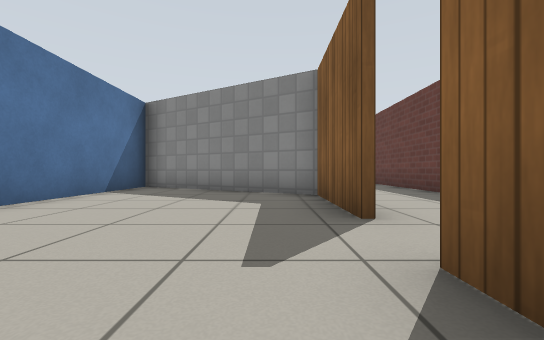
View 1 (above)

18 first-person views from a walk through a robot-simulator world made for Gazebo. The camera is 0.5 m above the floor, looks level and sees 90° across. The floor is counted in squares, 1 m on a side. Each view is taken from the middle of a square. On the plan, view 1 faces up. The plan holds only what a view shows up to about 9 squares ahead; the rest is blank. Gazebo's built-in surfaces are drawn with simple patterns.

View 2
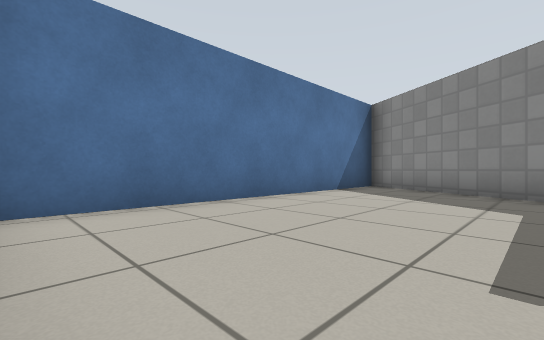

View 3
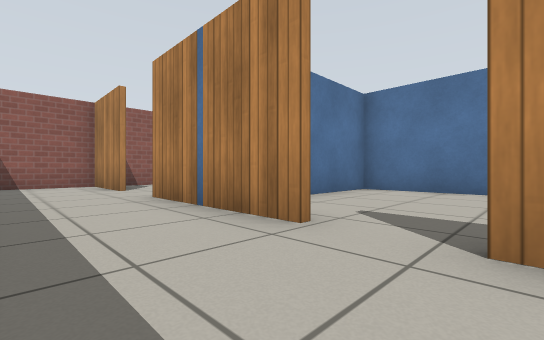

View 4
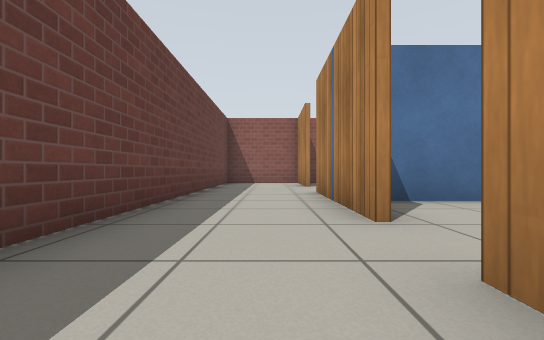

View 5
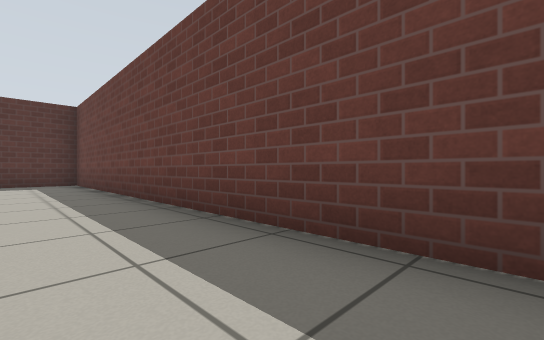

View 6
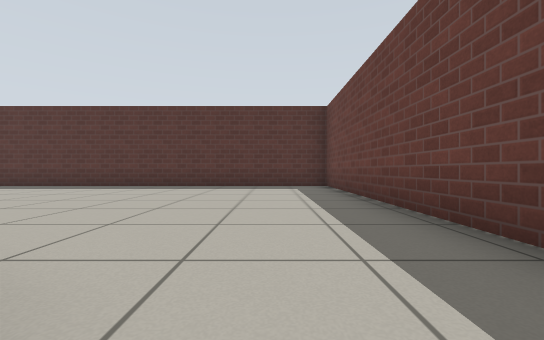

View 7
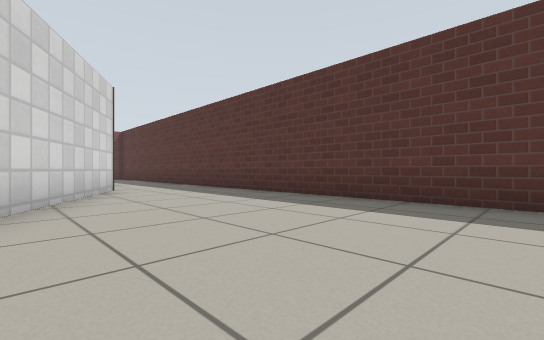

View 8
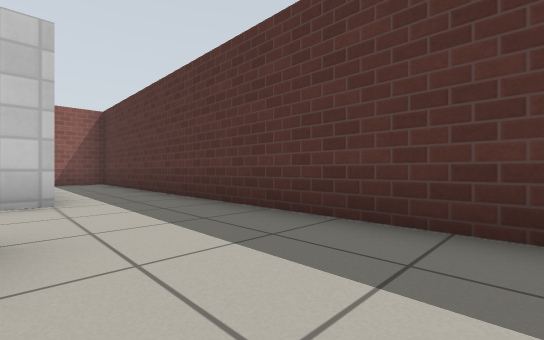

View 9
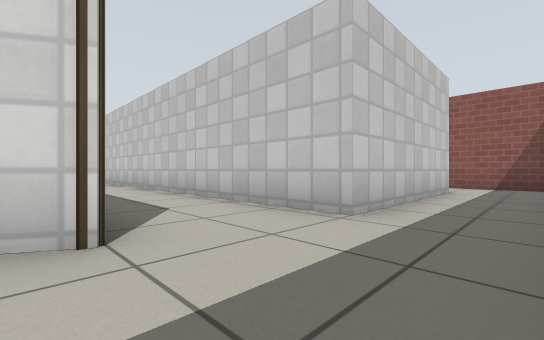

View 10
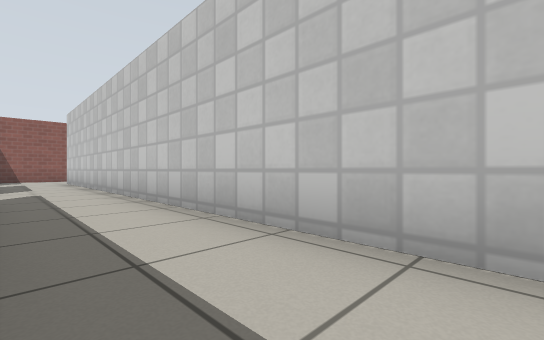

View 11
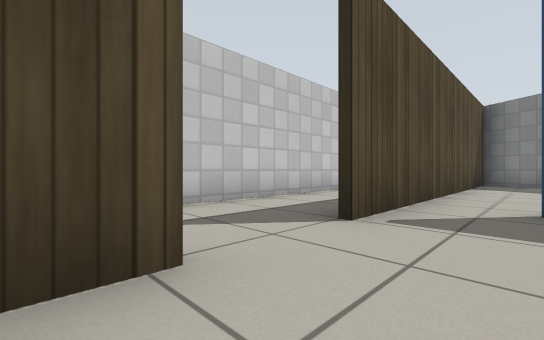

View 12
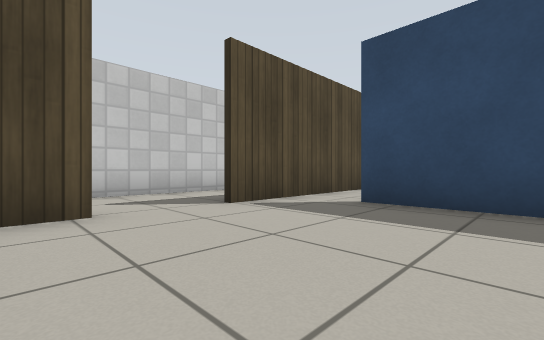

View 13
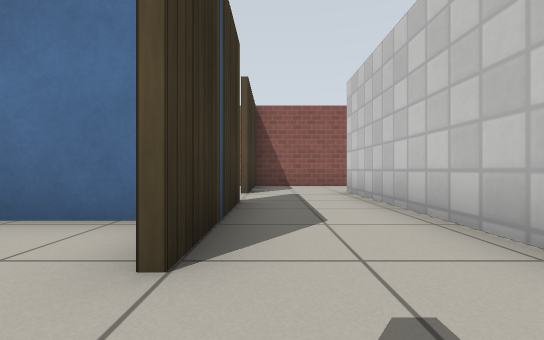

View 14
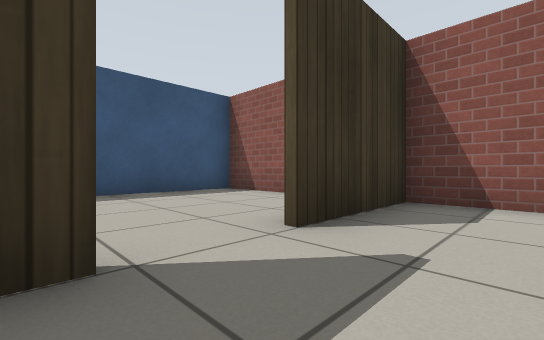

View 15
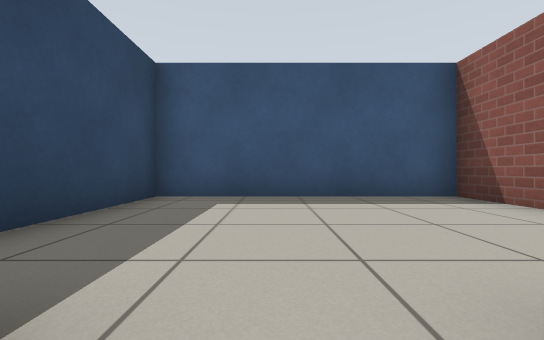

View 16
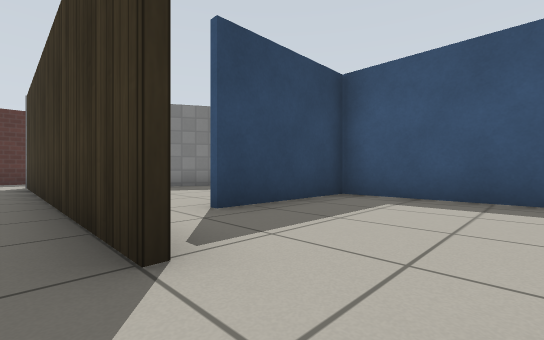

View 17
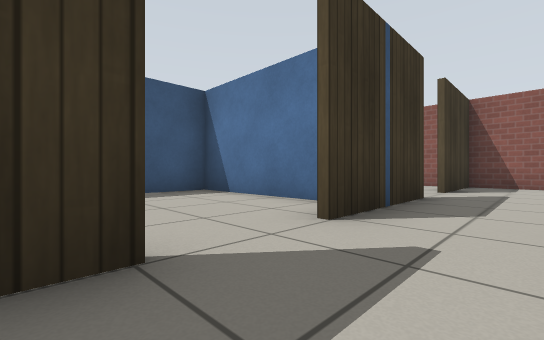

View 18
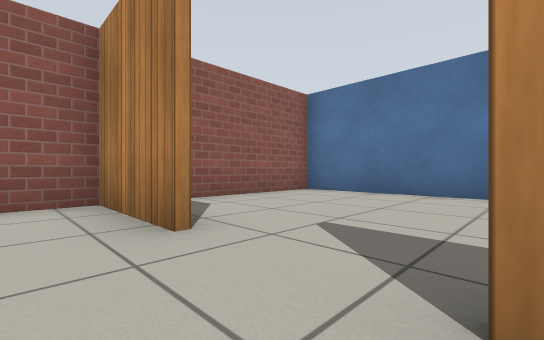

### Floor plan
Ten units are one square. View 1 is at (0, 0); x grows to the right and y downward. Boxes are objects, and circles mark ways between rooms. Rooms are numbered by the first view taken in them; rooms with no view inside come last. Other rooms are left out.
<svg viewBox="-172 -140 214 209">
<path fill="none" stroke="#000" d="M9 -27 9 -54 -38 -81 -38 4 1 4M9 -7 9 -15M-70 -100 -83 -108M-85 -110 -50 -90M10 -15 10 21M-85 -24 -85 -107M-150 -115 -107 -115 -107 43M-85 24 -85 -7M10 41 10 64 30 64M-167 -130 -167 -111M37 50 37 -135 -162 -135M-83 -8 -83 0M-83 -40 -83 -24M-77 7 -39 7M-39 10 -39 -40 -71 -40M-38 26 -38 64 2 64M-79 64 -39 64 -39 10M-39 8 -69 8M-43 -84 -54 -90M-83 -108 -83 -40"/>
<circle cx="10" cy="-20" r="3" fill="#2a7"/>
<circle cx="-80" cy="-15" r="3" fill="#2a7"/>
<circle cx="10" cy="35" r="3" fill="#2a7"/>
<circle cx="-80" cy="30" r="3" fill="#2a7"/>
<circle cx="-70" cy="-40" r="3" fill="#2a7"/>
<text x="-10" y="-30">1</text>
<text x="-30" y="-90">2</text>
<text x="-60" y="-20">3</text>
<text x="-10" y="40">4</text>
<text x="-60" y="40">5</text>
<text x="-60" y="-70">6</text>
</svg>
Room 1 opens to room 2. Room 2 opens to room 3. Room 2 opens to room 4. Room 2 opens to room 5. Room 3 opens to room 6.

Where each view was taken, in squares from view 1:
view 1: 0 up, 0 right, facing up
view 2: 0 up, 0 right, facing up-left
view 3: 3 up, 3 right, facing down-left
view 4: 4 up, 2 right, facing down
view 5: 3 up, 2 right, facing up-right
view 6: 5 up, 2 right, facing up
view 7: 9 up, 1 left, facing up-left
view 8: 11 up, 6 left, facing up-left
view 9: 13 up, 8 left, facing down-left
view 10: 8 up, 9 left, facing down-left
view 11: 0 up, 7 left, facing up-left
view 12: 0 up, 5 left, facing up-left
view 13: 2 up, 9 left, facing down
view 14: 2 down, 10 left, facing down-right
view 15: 3 down, 9 left, facing right
view 16: 1 up, 9 left, facing up-right
view 17: 3 up, 10 left, facing down-right
view 18: 2 down, 2 right, facing down-left
